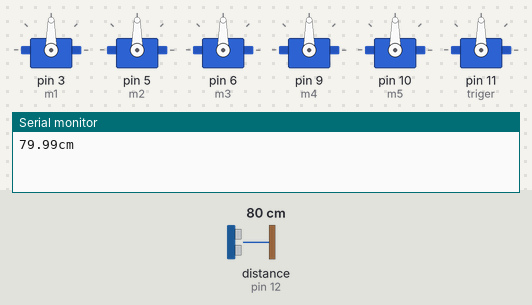
Recording of a sketch running on a simulated Arduino Uno, built with avr-gcc and run on an emulated ATmega328P. Parts: 6 × servo, the last lines printed to the serial monitor. The inputs (shaded band) are chosen by the test bench; at power-on: distance to the obstacle (sensor on pin 12) 80 cm. The echo pulse lasts 58.3 µs per cm.

Above: at 0.06 s.
At 1.2 s:
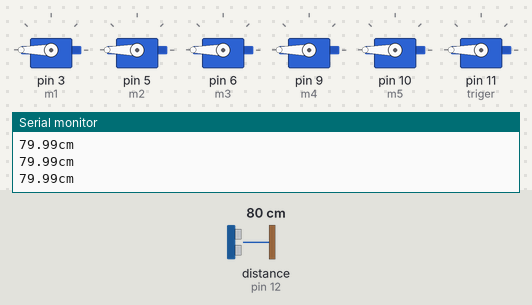
1.3 s: distance to the obstacle (sensor on pin 12) set to 35 cm
Timing chart, 0 to 4.3 s (numbered marks = the images above; inputs shaded):
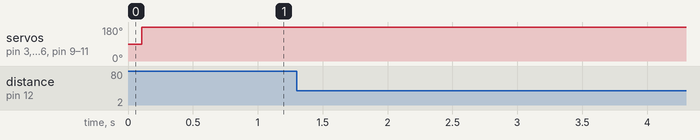

The sketch:

ultrasonic.ino
```cpp
#include <Servo.h>
Servo m1;
Servo m2 ;
Servo m3 ;
Servo m4 ;
Servo m5 ;
Servo m6 ;

int triger=11;
int echo = 12 ;
float d ,t ;

void setup() {

 Serial.begin(9600);
 pinMode(triger,OUTPUT) ;
 pinMode(echo,INPUT);

}

void loop() {
  m1.attach(3);
  m2.attach(5);
  m3.attach(6);
  m4.attach(9);
  m5.attach(10);
  m6.attach(11);

  digitalWrite(triger,0) ;
  delayMicroseconds(2);
  digitalWrite(triger,1) ;
  delayMicroseconds(10);
  digitalWrite(triger,0) ;
  t=pulseIn(echo,1) ;
  d = (t*.0343)/2;
  Serial.print(d);
  Serial.print("cm");
  Serial.println();
  delay(100) ;

  if (d<=350) {

   m1.write(180);
   m2.write(180);
   m3.write(180);
   m4.write(180);
   m5.write(180);
   m6.write(180);
   delay(15);


}
else {
  m1.detach();
  m2.detach();
  m3.detach();
  m4.detach();
  m5.detach();
  m6.detach();

}
}
```
